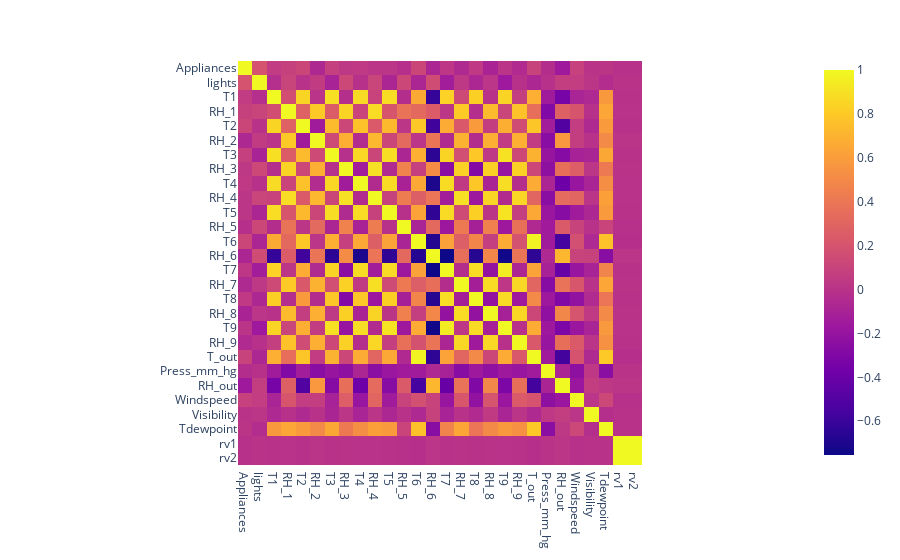

Source (notebook cell):
### Markdown cell above
<h1>Correlation Matrix

### Code cell
fig = px.imshow(df.corr())
fig.show()

### Figure 1 — Plotly figure (JSON) as saved in the notebook; plotly's stock layout.template omitted (floating-point values rounded to 4 significant figures; data arrays with more than 128 entries replaced by an {"elided": "..."} marker saying what was removed)
{"data": [{"coloraxis": "coloraxis", "hovertemplate": "x: %{x}<br>y: %{y}<br>color: %{z}<extra></extra>", "name": "0", "type": "heatmap", "x": ["Appliances", "lights", "T1", "RH_1", "T2", "RH_2", "T3", "RH_3", "T4", "RH_4", "T5", "RH_5", "T6", "RH_6", "T7", "RH_7", "T8", "RH_8", "T9", "RH_9", "T_out", "Press_mm_hg", "RH_out", "Windspeed", "Visibility", "Tdewpoint", "rv1", "rv2"], "xaxis": "x", "y": ["Appliances", "lights", "T1", "RH_1", "T2", "RH_2", "T3", "RH_3", "T4", "RH_4", "T5", "RH_5", "T6", "RH_6", "T7", "RH_7", "T8", "RH_8", "T9", "RH_9", "T_out", "Press_mm_hg", "RH_out", "Windspeed", "Visibility", "Tdewpoint", "rv1", "rv2"], "yaxis": "y", "z": {"elided": "28x28 float values"}}], "layout": {"coloraxis": {"colorscale": [[0, "#0d0887"], [0.1111, "#46039f"], [0.2222, "#7201a8"], [0.3333, "#9c179e"], [0.4444, "#bd3786"], [0.5556, "#d8576b"], [0.6667, "#ed7953"], [0.7778, "#fb9f3a"], [0.8889, "#fdca26"], [1, "#f0f921"]]}, "margin": {"t": 60}, "xaxis": {"anchor": "y", "constrain": "domain", "domain": [0, 1], "scaleanchor": "y"}, "yaxis": {"anchor": "x", "autorange": "reversed", "constrain": "domain", "domain": [0, 1]}}}
